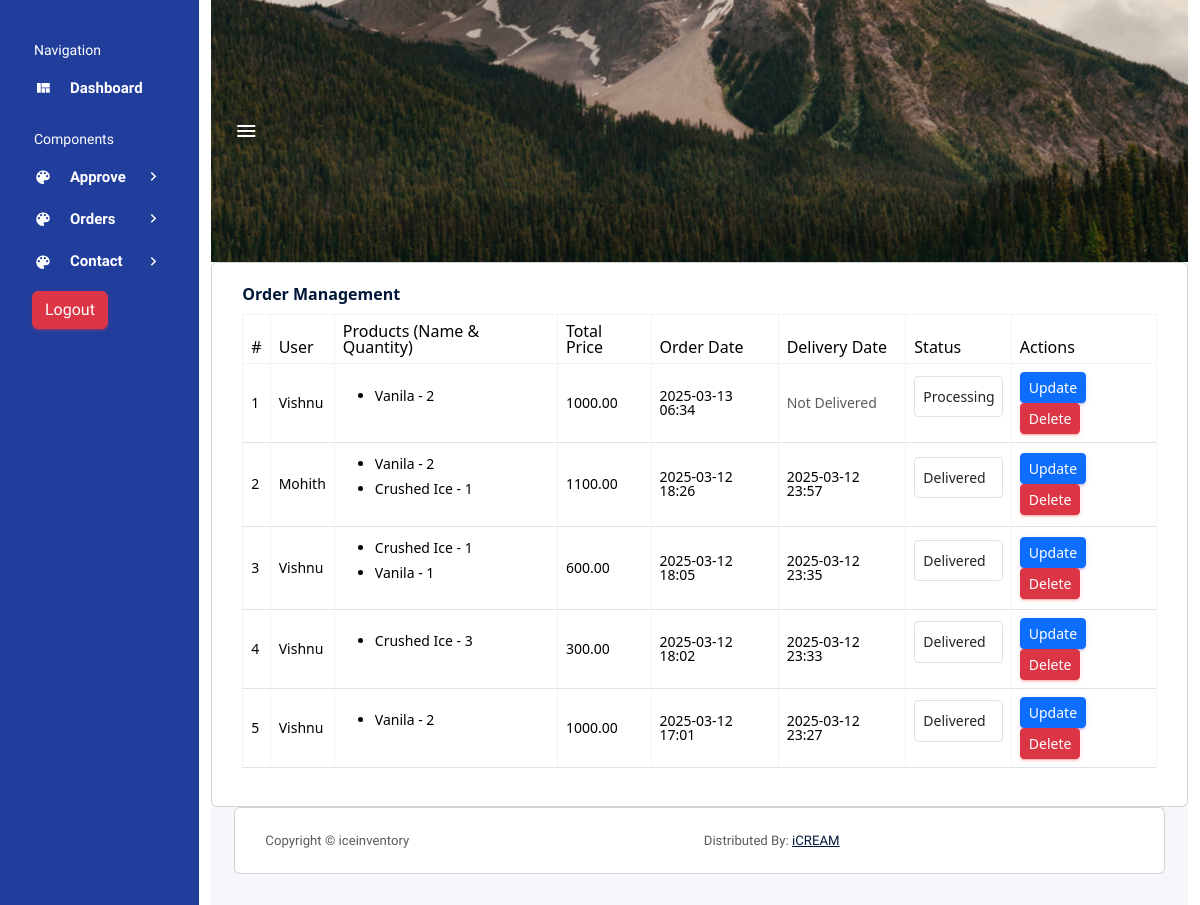
/orders/, run on an earlier commit of the app's database.
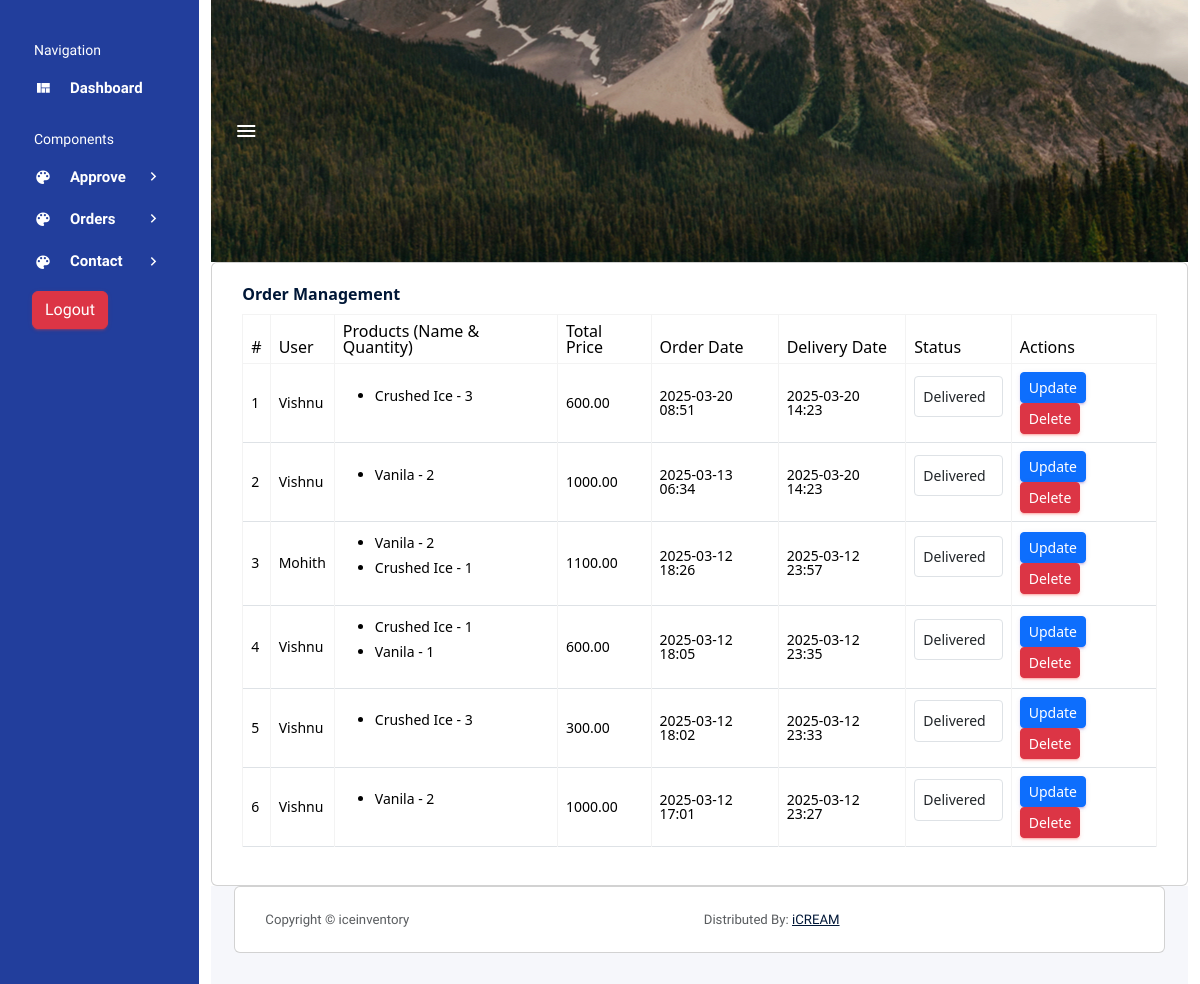
And on a later commit of the database.
### Iceapp/models.py (models this page shows, shortened)
class Order(models.Model):
    STATUS_CHOICES = [
        ("Pending", "Pending"),
        ("Processing", "Processing"),
        ("Shipped", "Shipped"),
        ("Delivered", "Delivered"),
        ("Cancelled", "Cancelled"),
    ]
    user = models.ForeignKey(User, on_delete=models.CASCADE)
    products = models.JSONField(default=list)  # Store products & quantities
    total_price = models.DecimalField(max_digits=10, decimal_places=2)
    order_date = models.DateTimeField(auto_now_add=True)
    delivery_date = models.DateTimeField(null=True, blank=True)
    status = models.CharField(max_length=20, choices=STATUS_CHOICES, default="Pending")

### Shopapp/views.py (the view)
# urls.py: path("orders/", views.OrderListView.as_view(), name="order_list"),
class OrderListView(View):
    def get(self, request):
        orders = Order.objects.all().order_by('-order_date')
        return render(request, "OrderList.html", {"orders": orders})

### Shopapp/templates/OrderList.html (shortened to what this page needs)
{% extends 'adminindex.html' %}
{% block content %}
<div class="card">
    <div class="card-body">
        <h4 class="card-title">Order Management</h4>
        <table class="table table-bordered">
            <thead>
                <tr>
                    <th>#</th>
                    <th>User</th>
                    <th>Products (Name & Quantity)</th>
                    <th>Total Price</th>
                    <th>Order Date</th>
                    <th>Delivery Date</th>
                    <th>Status</th>
                    <th>Actions</th>
                </tr>
            </thead>
            <tbody>
                {% for order in orders %}
                <tr>
                    <td>{{ forloop.counter }}</td>
                    <td>{{ order.user.username }}</td>
                    <td>
                        <ul>
                            {% for product in order.products %}
                            <li>{{ product.Productname }} - {{ product.Quantity }}</li>
                            {% endfor %}
                        </ul>
                    </td>
                    <td>{{ order.total_price }}</td>
                    <td>{{ order.order_date|date:"Y-m-d H:i" }}</td>
                    <td>
                        {% if order.status == "Delivered" %}
                            {{ order.delivery_date|date:"Y-m-d H:i" }}
                        {% else %}
                            <span class="text-muted">Not Delivered</span>
                        {% endif %}
                    </td>
                    <td>
                        <form method="POST" action="{% url 'update_order_status' order.id %}">
                            <select name="status" class="form-control form-control-sm">
                                {% for value, label in order.STATUS_CHOICES %}
                                    <option value="{{ value }}" {% if order.status == value %}selected{% endif %}>
                                        {{ label }}
                                    </option>
                                {% endfor %}
                            </select>
                    </td>
                    <td>
                        <button type="submit" class="btn btn-primary btn-sm">Update</button>
                        <form method="POST" action="{% url 'delete_order' order.id %}" style="display:inline;">
                            <button type="submit" class="btn btn-danger btn-sm">Delete</button>
                        </form>
                    </td>
                </tr>
                {% empty %}
                <tr>
                    <td colspan="8" class="text-center">No orders found.</td>
                </tr>
                {% endfor %}
            </tbody>
        </table>
    </div>
</div>
{% endblock %}

What changed in the data, as far as the page shows it:
added Order: user.username "Vishnu", Productname "Crushed Ice", Quantity "3", total_price "600.00", order_date "2025-03-20 08:51", delivery_date "2025-03-20 14:23", status "Delivered"
changed Order (number 2 of 6 on the later page): delivery_date (not shown) → "2025-03-20 14:23"; status "Processing" → "Delivered"; no longer shows "Not Delivered"
